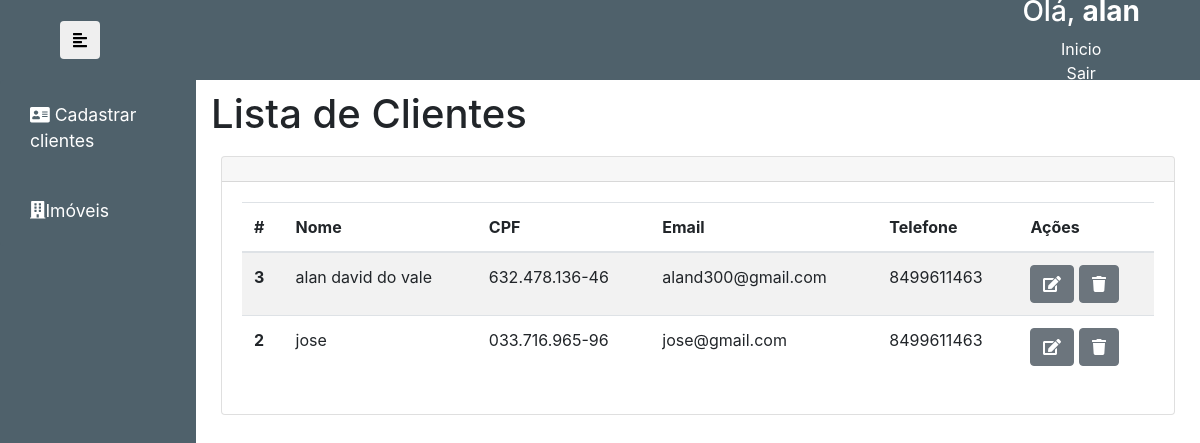
/listagem-clientes/ (signed in), run on an earlier commit of the app's database.
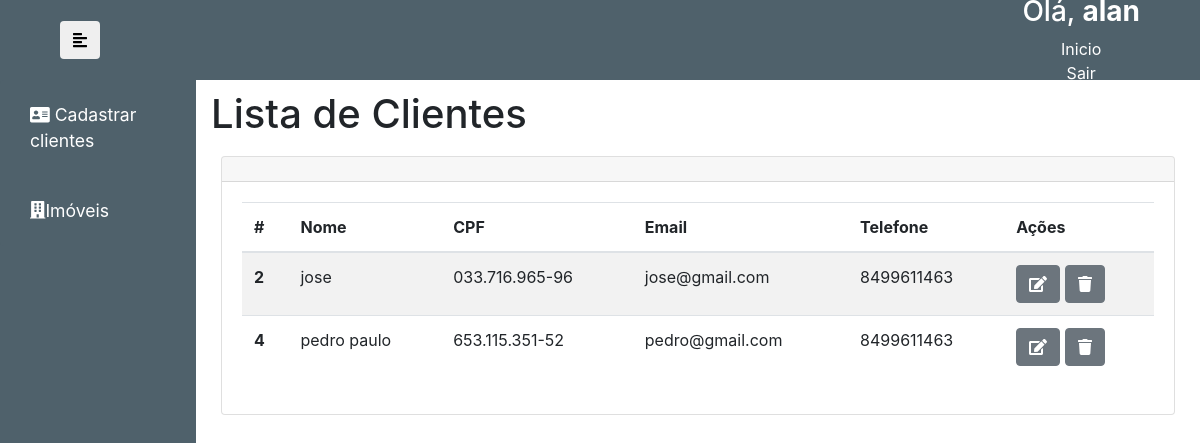
And on a later commit of the database.
### autenticacao/models.py (models this page shows, shortened)
class Cliente(models.Model):
    ativo = models.BooleanField(default=True)
    nome = models.CharField(max_length=100)
    cpf = models.CharField(max_length=30, unique=True)
    email = models.CharField(max_length=100)
    telefone = models.CharField(max_length=100)

### autenticacao/views.py (the view)
# urls.py: path('listagem-clientes/', ListagemClientesView.as_view(), name='listagem-clientes'),
class ListagemClientesView(ListView):
    model = Cliente
    template_name = "listagem_clientes.html"
    def get(self, request):
        ctx = {}
        cliente = Cliente.objects.filter(ativo=True).order_by('nome')
        ctx['clientes'] = cliente
        return render(self.request, self.template_name, ctx)

### autenticacao/templates/listagem_clientes.html (shortened to what this page needs)
{% extends 'base.html' %}
{%block content%}
<h1 style="margin-top:10px">
    Lista de Clientes
</h1>
<div class="row">
    <div class="col-md-12">
        <div class="card">
            <div class="card-header">
            </div>
            <div class="card-body">
                <table class="table table-striped">
                    <thead>
                      <tr>
                        <th scope="col">#</th>
                        <th scope="col">Nome</th>
                        <th scope="col">CPF</th>
                        <th scope="col">Email</th>
                        <th scope="col">Telefone</th>
                        <th scope="col">Ações</th>
                      </tr>
                    </thead>
                    <tbody>
                    {%for cliente in clientes%}
                      <tr>
                        <th scope="row">{{cliente.id}}</th>
                        <td>{{cliente.nome}}</td>
                        <td>{{cliente.cpf}}</td>
                        <td>{{cliente.email}}</td>
                        <td>{{cliente.telefone}}</td>
                        <td>
                          <a  href="{% url 'editar-cliente' cliente.id %}" class="btn btn-secondary">
                            <i class="fas fa-edit"></i>
                          </a>
                          <button type="button" class="btn btn-secondary" id="deletar" value="{{cliente.id}}">
                            <i class="fas fa-trash"></i>
                          </button>
                        </td>
                      </tr>
                    {%endfor%}
                    </tbody>
                  </table>
            </div>
          </div>
    </div>
</div>
{%endblock%}

What changed in the data, as far as the page shows it:
no longer on this page (row edited): Cliente: id "3", nome "alan david do vale", cpf "632.478.136-46", email "aland300@gmail.com", telefone "8499611463"
added Cliente: id "4", nome "pedro paulo", cpf "653.115.351-52", email "pedro@gmail.com", telefone "8499611463"
